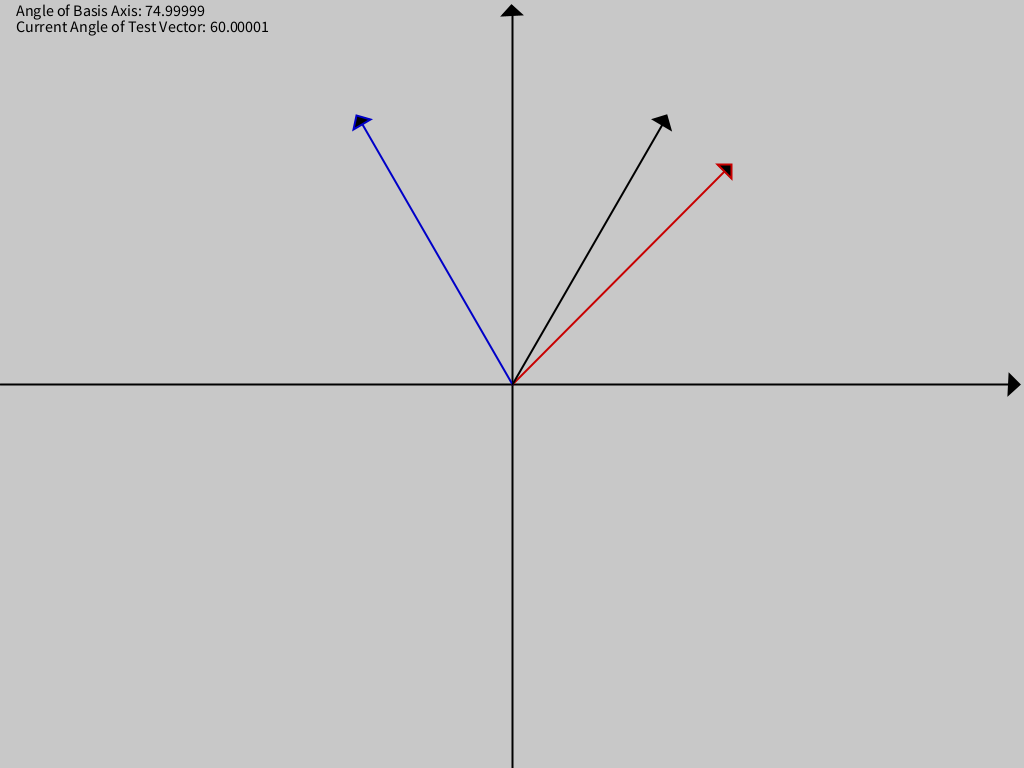
Frame 1 (no input)
Frame 60 (the mouse pressed at the canvas centre just before this capture): identical to frame 1, image omitted
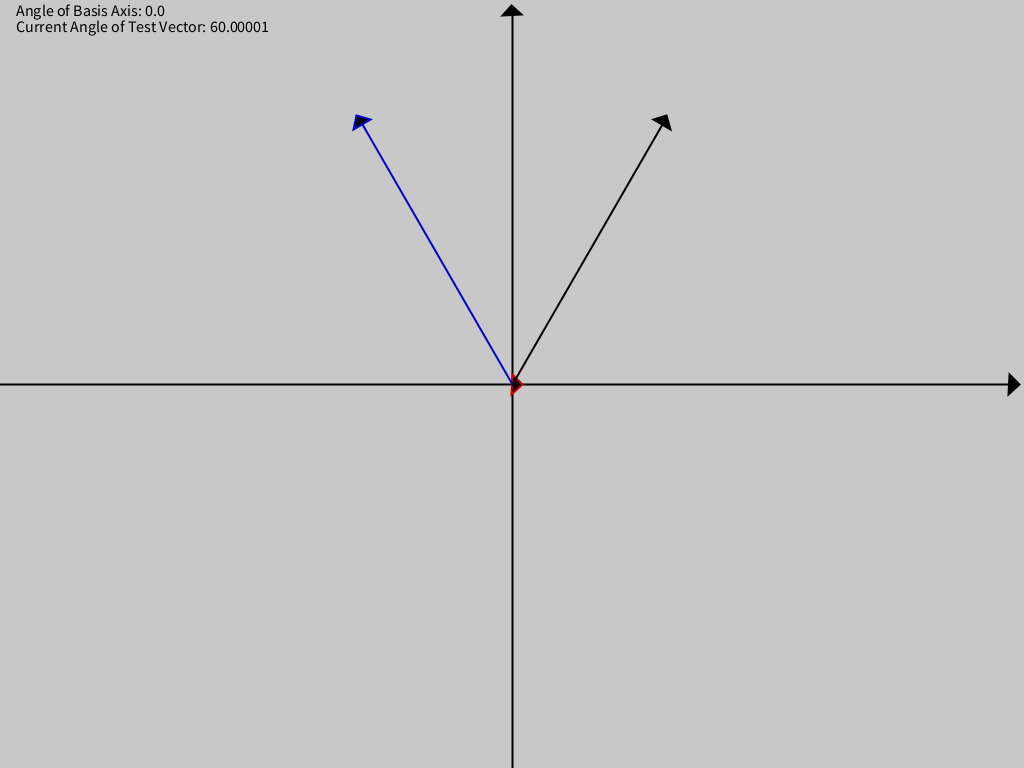
Frame 120 (the mouse held since frame 60 and released just before this capture)

The Processing sketch that drew these frames (run headless with seeded random() and noise(); from frame 60 on, the mouse is pressed at the canvas centre):

// Processing sketch: rotors_2d
// ── rotors_2d.pde
/*

http://geocalc.clas.asu.edu/GA_Primer/GA_Primer/introduction-to-geometric/rotors-and-rotations-in-the.html
https://bitworking.org/news/ga/2d
https://marctenbosch.com/quaternions/
https://en.wikipedia.org/wiki/Bivector
https://en.wikipedia.org/wiki/Geometric_algebra

*/

PVector[] vectors;

void setup() {
  size(1024, 768);
  strokeWeight(2);
  textSize(16);
  
  float magnitude = 300;
  vectors = new PVector[]{
    makeVector(magnitude, radians(-45)),
    makeVector(magnitude, radians(-120)),
    makeVector(magnitude, radians(-60)),
  };
}

void draw() {
  background(200, 200, 200);
  drawAxes();
  
  stroke(200, 0, 0);
  drawVector(vectors[0]);
  stroke(0, 0, 200);
  drawVector(vectors[1]);
  stroke(0, 0, 0);
  drawVector(vectors[2]);
  
  float angleBasisAxis = PVector.angleBetween(vectors[0], vectors[1]);
  float angleTestVector = getVectorAngle(vectors[2]);
  
  stroke(0);
  text("Angle of Basis Axis: " + degrees(angleBasisAxis), 16, 16);
  text("Current Angle of Test Vector: " + degrees(angleTestVector), 16, 32);

  if (mousePressed)
    mousePressed();
}

void drawVector(PVector vec) {
  arrow(width/2, height/2, width/2+vec.x, height/2+vec.y, 10);
}

void drawAxes() {
  float tz = 10;
  stroke(0, 0, 0);
  fill(0, 0, 0);
  arrow(0, height/2, width-tz-5, height/2, tz);
  arrow(width/2, height, width/2, tz+5, tz);
}

void mousePressed() {
  int i = 0;
  if (mouseButton == RIGHT)
    i = 1;
  else if (mouseButton == CENTER)
    i = 2;
  vectors[i] = new PVector(mouseX-width/2, mouseY-height/2);
}

void keyPressed() {
  PVector v1 = vectors[0].copy().normalize();
  PVector v2 = vectors[1].copy().normalize();
  PVector ev = gmmulvv(v1, v2);
  PVector er = new PVector(ev.x, -ev.y);
  if (key == CODED) {
    if (keyCode == RIGHT)
      vectors[2] = gmmulvsb(vectors[2], ev);
    else if (keyCode == LEFT)
      vectors[2] = gmmulvsb(vectors[2], er);
  }
}

void arrow(float x1, float y1, float x2, float y2, float tz) {
  line(x1, y1, x2, y2);
  
  float ang = atan2(y2-y1, x2-x1) + radians(270);
  pushMatrix();
  translate(x2, y2);
  rotate(ang);
  triangle(-tz, 0, tz, 0, 0, tz);
  popMatrix();
}

/*

The geometric product between 2 vectors is defined as follows in 2D:
ab = dot(a, b) + wedge(a, b)
vector * vector = scalar+bivector
Where wedge(a, b) is equal to the determinant of a 2x2 matrix [[a1 b1] [a2 b2]] in 2D

There is only one plane in 2D (The XY plane), hence there is only one bivector component
Any bivector can be written as a scalar scaling the basis plane, in 2D that is
B_xy*(x ^ y) where B_xy is the signed area (determinant) of that plane

Any shape that has that signed area is considered the same to the plane in the bivector sense but we use a plane for convention

A unit multivector is called a rotor and it can be used to represent rotations. It is isomorphic to the complex numbers in 2D and isomorphic
to quaternions in 3D in the sense that they can be used to derive the same formulas one would get working purely with complex
numbers and quaternions but they give a different conceptual way of thinking about things that can generalize to N dimensions.

In 2D, we use the geometric products of unit vectors to present a rotor, since unit vector dot product and wedge product gives
cos(t) and sin(t) respectively, we can view them as a rotation parameter

ab = dot(a, b) + wedge(a, b) = cos(t) + I*sin(t) = exp(I*t) hence they can represent the complex exponentials

A scalar+bivector multiplied with another scalar+bivector gives a scalar+bivector due to the identity of complex exponentials

(ab)(dc) = exp(I*t)*exp(I*s) = exp(I*(t+s))
scalar+bivector * scalar+bivector = scalar+bivector

The scalar and bivector components can be used to multiply another vector to rotate that vector
by some angle encoded in the scalar+bivector (the angle that the vector is rotated by is the angle between the
original axis vectors that created the scalar+bivector using the geometric product)

In 2D e1 is the X axis and e2 is the Y axis
aB = (a1*e1 + a2*e2) * (B1 + B2e12) = (a1*b1 - a2*b2)e1 + (a2*b1 + a1*b2)e2
vector * scalar+bivector = vector

*/

// given two vectors, return a scalar+bivector that encodes a rotation angle between the 2 vectors
PVector gmmulvv(PVector a, PVector b) {
  float dot = a.x*b.x + a.y*b.y;
  float wedge = a.x*b.y - a.y*b.x;
  return new PVector(dot, wedge);
}

// given a vector and a scalar+bivector, return a rotated vector that is rotated by
// the angle encoded inside scalar+bivector
PVector gmmulvsb(PVector a, PVector B) {
  return new PVector(a.x*B.x - a.y*B.y, a.y*B.x + a.x*B.y);
}

float getVectorAngle(PVector v) {
  float r = atan2(v.y, v.x);
  if (r < 0)
    r += 2*PI;
  return 2*PI - r;
}

PVector makeVector(float magnitude, float angle) {
  return new PVector(magnitude*cos(angle), magnitude*sin(angle));
}
